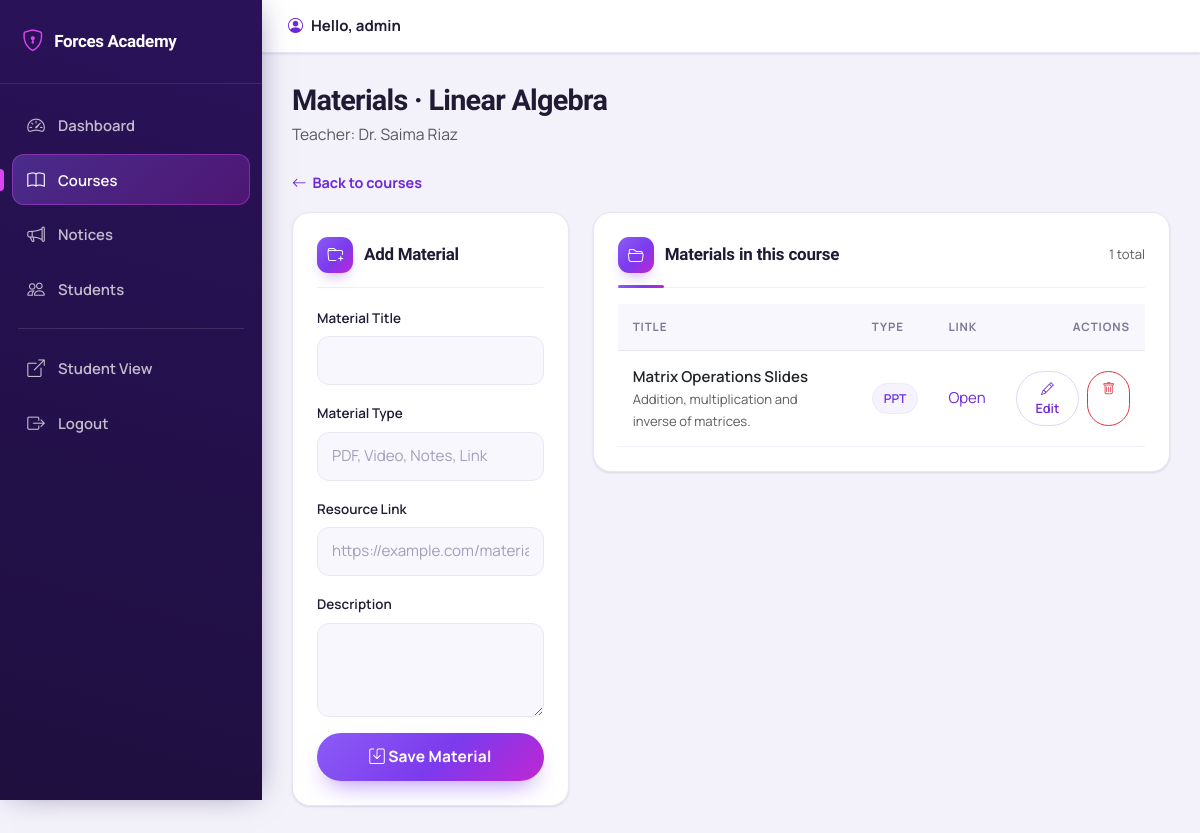
Page /admin_course_materials.php?course_id=2 (signed in) on the committed database.
### tables this page shows
CREATE TABLE IF NOT EXISTS course_materials (
    id             INT(11) PRIMARY KEY AUTO_INCREMENT,
    course_id      INT(11) NOT NULL,
    material_title VARCHAR(150) NOT NULL,
    material_type  VARCHAR(50) NOT NULL DEFAULT 'Notes',
    description    TEXT,
    resource_link  VARCHAR(255),
    created_at     TIMESTAMP DEFAULT CURRENT_TIMESTAMP,
    CONSTRAINT fk_course_materials_course FOREIGN KEY (course_id) REFERENCES courses(id) ON DELETE CASCADE
);

### config/auth.php (called while the page is built, shortened)
<?php
function e($value)
{
    return htmlspecialchars((string)$value, ENT_QUOTES, 'UTF-8');
}

### admin_course_materials.php (the view, shortened to what this page needs)
<?php
require_once 'config/auth.php';
$course_id = (int) ($_GET['course_id'] ?? ($_POST['course_id'] ?? 0));
$edit = null;
$materials = mysqli_query($conn, "SELECT id, material_title, material_type, description, resource_link, created_at FROM course_materials WHERE course_id=$course_id ORDER BY created_at DESC");
require 'admin_partials/header.php';
?>
<div class="mb-3"><a class="section-link" href="admin_courses.php"><i class="bi bi-arrow-left"></i> Back to courses</a></div>
<div class="row g-4">
  <div class="col-xl-4">
    <div class="card p-4">
      <h5 class="form-card-title">
        <i class="bi <?php echo $edit ? 'bi-pencil-square' : 'bi-folder-plus'; ?>"></i>
        <?php echo $edit ? 'Edit Material' : 'Add Material'; ?>
      </h5>
      <form method="POST">
        <div class="mb-3">
          <label class="form-label">Material Title</label>
          <input class="form-control form-control-solid" name="material_title" value="<?php echo $edit ? e($edit['material_title']) : ''; ?>" required>
        </div>
        <div class="mb-3">
          <label class="form-label">Material Type</label>
          <input class="form-control form-control-solid" name="material_type" list="typeOptions" placeholder="PDF, Video, Notes, Link" value="<?php echo $edit ? e($edit['material_type']) : ''; ?>" required>
        </div>
        <div class="mb-3">
          <label class="form-label">Resource Link</label>
          <input class="form-control form-control-solid" name="resource_link" placeholder="https://example.com/material.pdf" value="<?php echo $edit ? e($edit['resource_link']) : ''; ?>">
        </div>
        <div class="mb-3">
          <label class="form-label">Description</label>
          <textarea class="form-control form-control-solid" name="description" rows="3"><?php echo $edit ? e($edit['description']) : ''; ?></textarea>
        </div>
        <button class="btn btn-auth-primary w-100" type="submit">
          <i class="bi bi-save"></i> <?php echo $edit ? 'Update Material' : 'Save Material'; ?>
        </button>
      </form>
    </div>
  </div>
  <div class="col-xl-8">
    <div class="card p-4">
      <div class="section-header mb-3">
        <h5 class="section-title mb-0"><i class="bi bi-folder2-open"></i> Materials in this course</h5>
        <span class="text-muted small"><?php echo (int) mysqli_num_rows($materials); ?> total</span>
      </div>
      <div class="table-responsive">
        <table class="table align-middle table-modern mb-0">
          <thead>
            <tr><th>Title</th><th>Type</th><th>Link</th><th class="text-end">Actions</th></tr>
          </thead>
          <tbody>
          <?php if (mysqli_num_rows($materials) > 0): ?>
            <?php while ($m = mysqli_fetch_assoc($materials)): ?>
              <tr>
                <td>
                  <div class="fw-semibold"><?php echo e($m['material_title']); ?></div>
                  <?php if ($m['description'] !== ''): ?><div class="small text-muted"><?php echo e($m['description']); ?></div><?php endif; ?>
                </td>
                <td><span class="badge-soft"><?php echo e($m['material_type']); ?></span></td>
                <td>
                  <?php if (!empty($m['resource_link'])): ?>
                    <a href="<?php echo e($m['resource_link']); ?>" target="_blank" rel="noopener">Open</a>
                  <?php else: ?>
                    <span class="text-muted">-</span>
                  <?php endif; ?>
                </td>
                <td class="text-end">
                  <div class="d-inline-flex gap-2 justify-content-end">
                    <a class="btn btn-sm btn-outline-primary btn-icon-edit" href="admin_course_materials.php?course_id=<?php echo $course_id; ?>&edit=<?php echo (int) $m['id']; ?>"><i class="bi bi-pencil"></i> Edit</a>
                    <a class="btn btn-sm btn-outline-danger btn-icon-danger" href="admin_course_materials.php?course_id=<?php echo $course_id; ?>&delete=<?php echo (int) $m['id']; ?>" onclick="return confirm('Delete this material?');"><i class="bi bi-trash"></i></a>
                  </div>
                </td>
              </tr>
            <?php endwhile; ?>
          <?php else: ?>
            <tr><td colspan="4" class="text-center text-muted py-4">No materials yet for this course.</td></tr>
          <?php endif; ?>
          </tbody>
        </table>
      </div>
    </div>
  </div>
</div>
<?php require 'admin_partials/footer.php'; ?>

### rows in the picture
course_materials: material_title "Matrix Operations Slides", description "Addition, multiplication and inverse of matrices.", material_type "PPT"

### other values in the picture
$item[2] "Dashboard"
$item[2] "Courses"
$item[2] "Notices"
$item[2] "Students"
$admin_username "admin"
$page_title "Materials · Linear Algebra"
$page_subtitle "Teacher: Dr. Saima Riaz"
mysqli_num_rows($materials) "1"
